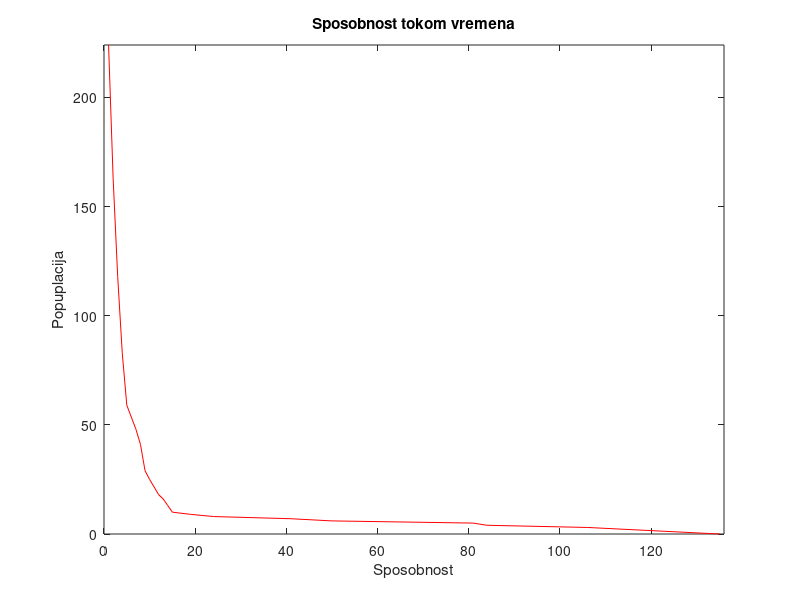

The MATLAB source for this figure:
tic % POCETAK TAJMERA
tekst='neki tekst';
 
popDuzina=1000;
genome=length(tekst);
stopaMutacije=0.001;
brojac=1;
S=4;
najbolji=Inf;
maxVrijednost=max(double(tekst));
idealno=double(tekst);
 
selekcija=0;
krizanje=1;
iscrtavanje=1;
 
% POSTAVLJANJE POCETKA SLUCAJNE POPULACIJE
Pop=round(rand(popDuzina,genome)*(maxVrijednost-1)+1);
 
initF=min(sum(abs(bsxfun(@minus,Pop,idealno)),2));
 
for Gen=1:1e6
    F=sum(abs(bsxfun(@minus,Pop,idealno)),2);
    [trenutni,trenutniGen]=min(F);
    
    if trenutni<najbolji
        najbolji=trenutni;
        najboljiGen=Pop(trenutniGen);
        
        if iscrtavanje==1
            B(brojac)=najbolji;
            G(brojac)=Gen;
            brojac=brojac+1;
        end
        
        fprintf('Gen: %d  Sposonost: %d', Gen,najbolji);
        disp(char(najboljiGen));
    elseif        najbolji==0
        break
    end
    
    % ODABIR PAROVA RODITELJA
    if selekcija==0
        T=round(rand(2*popDuzina,S)*(popDuzina-1)+1);
        [~,idx]=min(F(T),[],2);
        W=T(sub2ind(size(T),(1:2*popDuzina)',idx));
        
    elseif selekcija==1
        [~,V]=sort(F,'descend');
        V=V(popDuzina/2+1:end);
        W=V(round(rand(2*popDuzina,1)*(popDuzina/2-1)+1))';
    end
    
    % KRIZANJE
    
   if krizanje==0
       idx=logical(round(rand(size(P))));
       
       Pop2=Pop(W(1:2:end),:);
       P2A=Pop(W(2:2:end),:);
       Pop2(idx)=P2A(idx);
       
   elseif krizanje==1
       Pop2=Pop(W(1:2:end),:);
       P2A=Pop(W(2:2:end),:);
       Ref=ones(popDuzina,1)*(1:genome);
       idx=(round(rand(popDuzina,1)*(genome-1)+1)*ones(1,genome))>Ref;
       Pop2(idx)=P2A(idx);
       
elseif krizanje==2
       Pop2=Pop(W(1:2:end),:);
       P2A=Pop(W(2:2:end),:);
       Ref=ones(popDuzina,1)*(1:genome);
       CP=sort(round(rand(popDuzina,2)*(genome-1)+1),2);
       idx= CP(:,1)*ones(1,genome)<Ref&CP(:,2)*ones(1,genome)>Ref;
   end
   
   % MUTACIJA
   idx=rand(size(Pop2))<stopaMutacije;
   Pop2(idx)=round(rand([1,sum(sum(idx))])*(maxVrijednost-1)+1);
   
   % RESETOVANJE POPULACIJE
   Pop=Pop2;
end
 
toc % GASENJE TAJMERA
 
% ISRTAVANJE KRIVE SPOSOBNOSTI
 
if iscrtavanje==1
    figure(1)
    plot(G(:),B(:),'-r');
    axis([0 Gen 0 initF]);
    xlabel('Sposobnost');
    ylabel('Popuplacija');
    title('Sposobnost tokom vremena');
end
